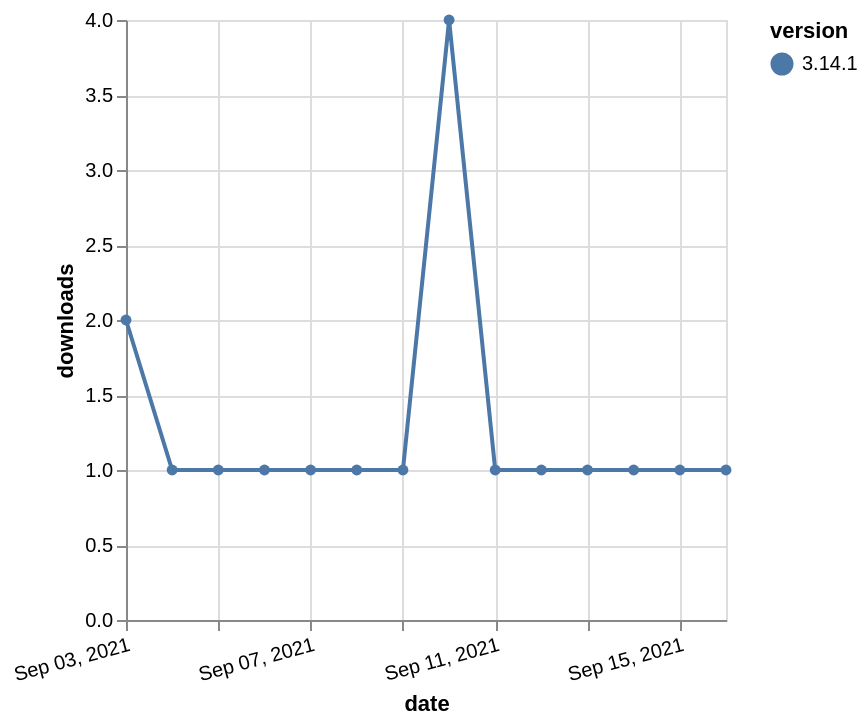

Write the Vega-Lite specification saved for this chart.
### Vega-Lite specification from a JSON file in a GitHub repository (floating-point values rounded to 4 significant figures)
{"$schema": "https://vega.github.io/schema/vega-lite/v5.json", "description": "A simple bar chart with embedded data.", "data": {"values": [{"date": "2021-09-03", "total": 508, "delta": 2, "version": "3.14.1"}, {"date": "2021-09-04", "total": 509, "delta": 1, "version": "3.14.1"}, {"date": "2021-09-05", "total": 510, "delta": 1, "version": "3.14.1"}, {"date": "2021-09-06", "total": 511, "delta": 1, "version": "3.14.1"}, {"date": "2021-09-07", "total": 512, "delta": 1, "version": "3.14.1"}, {"date": "2021-09-08", "total": 513, "delta": 1, "version": "3.14.1"}, {"date": "2021-09-09", "total": 514, "delta": 1, "version": "3.14.1"}, {"date": "2021-09-10", "total": 518, "delta": 4, "version": "3.14.1"}, {"date": "2021-09-11", "total": 519, "delta": 1, "version": "3.14.1"}, {"date": "2021-09-12", "total": 520, "delta": 1, "version": "3.14.1"}, {"date": "2021-09-13", "total": 521, "delta": 1, "version": "3.14.1"}, {"date": "2021-09-14", "total": 522, "delta": 1, "version": "3.14.1"}, {"date": "2021-09-15", "total": 523, "delta": 1, "version": "3.14.1"}, {"date": "2021-09-16", "total": 524, "delta": 1, "version": "3.14.1"}]}, "width": "container", "mark": {"type": "line", "point": {"filled": true}}, "encoding": {"x": {"field": "date", "type": "temporal", "timeUnit": "yearmonthdate", "title": "date", "axis": {"labelAngle": -15}}, "y": {"field": "delta", "type": "quantitative", "title": "downloads"}, "color": {"field": "version", "type": "nominal"}, "tooltip": {"field": "delta"}}}
